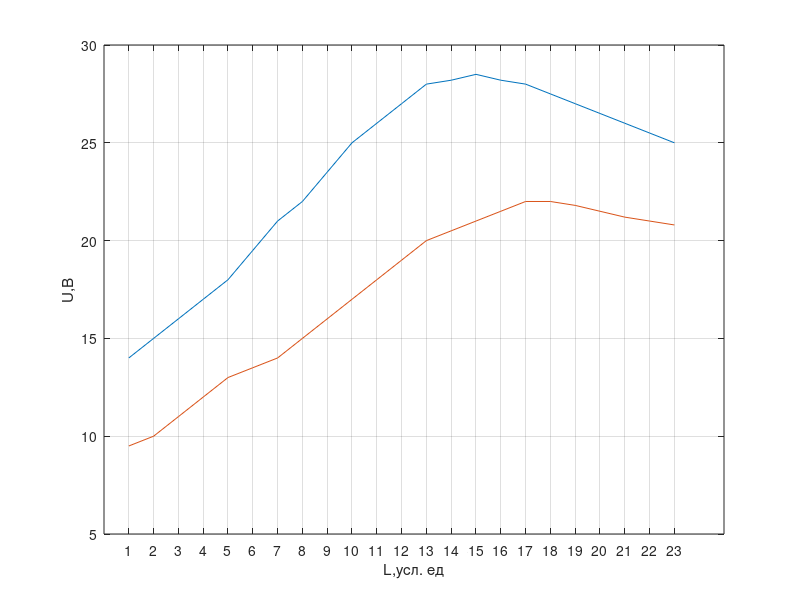

Write the MATLAB code that produced this figure.
clc 
clear all

C1=10*10^-6
C2=14*10^-6

I1=[40,43,46,50,53,58,62,66,70,74,78,82,84,86,88,87,86,84,82,80,78,77,76]*10^-3;
U1=[14,15,16,17,18,19.5,21,22,23.5,25,26,27,28,28.2,28.5,28.2,28,27.5,27,26.5,26,25.5,25]

I2=[38,40,42,46,50,53,57,61,66,70,74,80,83,88,90,92,93,93,92,91.8,90,89,88]*10^-3;
U2=[9.5,10,11,12,13,13.5,14,15,16,17,18,19,20,20.5,21,21.5,22,22,21.8,21.5,21.2,21,20.8]

L=1:23
plot(L,U1,L,U2)
grid on

ylabel("U,B")
xlabel("L,усл. ед")
xticks(1:1:23)



